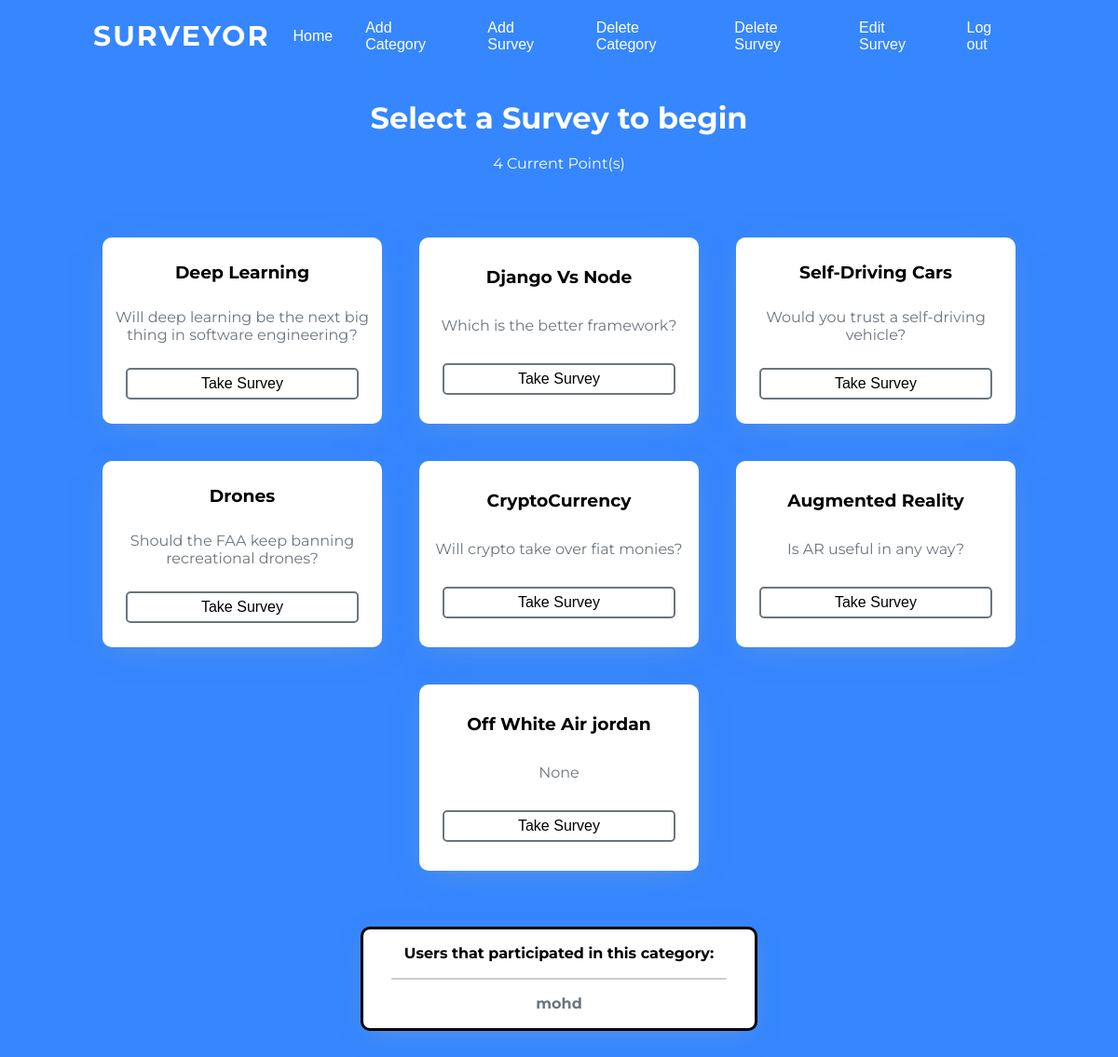
/surveys/3 (signed in), run on the app's committed database.
### surveyapp/models.py (models this page shows, shortened)
class User(AbstractUser):
    points = models.IntegerField(default=0)

class Survey(models.Model):
    title_name = models.CharField(max_length=200)
    category = models.ForeignKey(Category, on_delete=models.CASCADE)
    subtitle = models.CharField(max_length=100, null=True)
    people = models.IntegerField(default=0)
    question = models.CharField(max_length=200, default="")
    agree = models.IntegerField(default=0)
    stronglyagree = models.IntegerField(default=0)
    neutral = models.IntegerField(default=0)
    disagree = models.IntegerField(default=0)
    stronglydisagree = models.IntegerField(default=0)

### surveyapp/views.py (the view)
# urls.py: path("surveys/<str:topic>", views.Surveys, name="surveys"),
@login_required(login_url="/login")
def Surveys(request, topic):
    surveys = Survey.objects.filter(category=topic)
    category = Category.objects.get(id=topic)
    users = category.users
    x = users.split(',')
    return render(request, "surveyapp/surveys.html", {"surveys": surveys, "points": request.user.points, "users": x})

### surveyapp/templates/surveyapp/surveys.html
{% extends "surveyapp/base.html" %}
{% block body %}
<div class="title">
  <h1>Select a Survey to begin</h1>
  <p class="points">{{request.user.points}} Current Point(s)</p>
</div>
<div class="survey-topics">
  {% for s in surveys %}
  <div class="topic">
    <h3>{{s.title_name}}</h3>
    <p>{{s.subtitle}}</p>
    <a href="{% url 'singlesurvey' s.id %}">
      <input type="button" value="Take Survey" class="survey-button">
    </a>
  </div>
  {% endfor %}
</div>
<div class="participants">
  Users that participated in this category:
  <hr>
  {% for u in users %}
  <div class="names">
    {{u}}
  </div>
  {% endfor %}
</div>
{% endblock %}

### surveyapp/static/css/styles.css (style rules this page uses)
* { margin: 0; padding: 0; }
body { font-family: Montserrat; background-color: #3586ff; }
a { text-decoration: none; color: black; }
.title { text-align: center; color: white; padding: 30px 0 30px 0; }
.survey-topics { display: flex; flex-wrap: wrap; flex-direction: row-reverse; justify-content: center; align-items: center; }
.topic { display: flex; flex-direction: column; justify-content: space-evenly; align-items: center; text-align: center; width: 300px; margin: 20px; height: 200px; background-color: white; box-shadow: 0 7px 30px -10px rgba(150, 170, 180, 0.5); border-radius: 10px; }
.topic p { color: #6c757d; margin: 0 10px; }
.points { padding: 20px; }
.survey-button { border-radius: 5px; padding: 6px 12px; background-color: transparent; border: 2px solid #6c757d; transition: 0.2s; }
.participants { border: 3px solid black; line-height: 2; display: flex; justify-content: center; flex-direction: column; text-align: center; margin: 40px auto; width: 400px; text-align: center; font-weight: bold; padding: 10px; background-color: white; box-shadow: 0 7px 30px -10px rgba(150, 170, 180, 0.5); border-radius: 10px; }
.participants hr { margin: 10px 20px; border: 1px solid #cccccc; border-radius: 50px; background-color: #cccccc; }
.names { color: #6c757d; }
input { border: none; box-sizing: border-box; background-color: #ECF0F1; outline: none; border-radius: 6px; font-size: 16px; font-weight: 200; padding: 10px 10px; width: 250px; transition: border .5s; }

### data on the page
User: user.points "4"
Survey: title_name "Self-Driving Cars", subtitle "Would you trust a self-driving vehicle?"
Survey: title_name "Django Vs Node", subtitle "Which is the better framework?"
Survey: title_name "Deep Learning", subtitle "Will deep learning be the next big thing in software engineering?"
Survey: title_name "Augmented Reality", subtitle "Is AR useful in any way?"
Survey: title_name "CryptoCurrency", subtitle "Will crypto take over fiat monies?"
Survey: title_name "Drones", subtitle "Should the FAA keep banning recreational drones?"
Survey: title_name "Off White Air jordan", subtitle "None"

### other printed values
{{ u }} "mohd"
